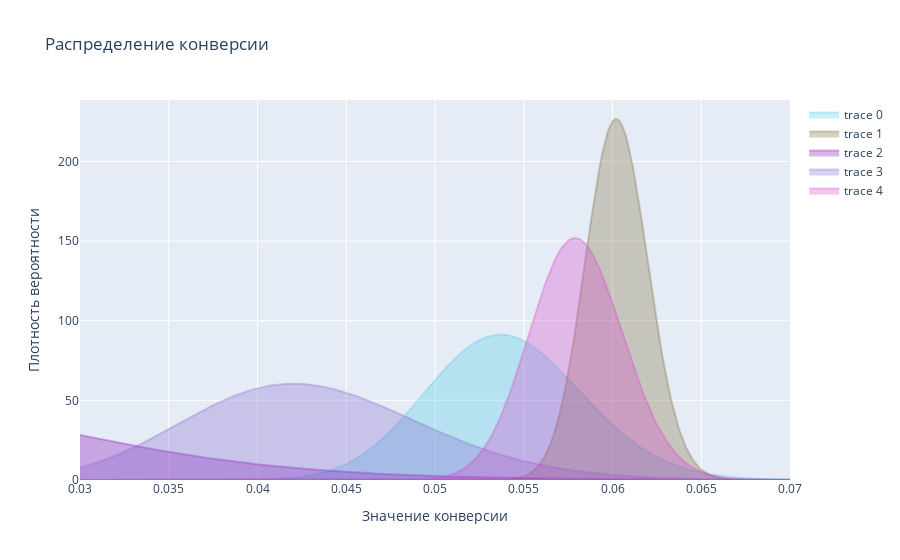

Write notebook code for a chart like this one.
### Markdown cell above
## Тестирование MAB

### Code cell
ts = tompson_sampling(data1)
ts.start_test(n = 30000,fast=True)

### Figure 1 — Plotly figure (JSON) as saved in the notebook; plotly's stock layout.template omitted (floating-point values rounded to 4 significant figures; data arrays with more than 128 entries replaced by an {"elided": "..."} marker saying what was removed)
{"data": [{"fill": "tozeroy", "fillcolor": "rgba(73,197,225,.3)", "marker": {"color": "rgba(73,197,225,.3)"}, "type": "scatter", "x": {"elided": "401 float values"}, "y": {"elided": "401 float values"}}, {"fill": "tozeroy", "fillcolor": "rgba(124,105,57,.3)", "marker": {"color": "rgba(124,105,57,.3)"}, "type": "scatter", "x": {"elided": "401 float values"}, "y": {"elided": "401 float values"}}, {"fill": "tozeroy", "fillcolor": "rgba(134,6,183,.3)", "marker": {"color": "rgba(134,6,183,.3)"}, "type": "scatter", "x": {"elided": "401 float values"}, "y": {"elided": "401 float values"}}, {"fill": "tozeroy", "fillcolor": "rgba(130,100,201,.3)", "marker": {"color": "rgba(130,100,201,.3)"}, "type": "scatter", "x": {"elided": "401 float values"}, "y": {"elided": "401 float values"}}, {"fill": "tozeroy", "fillcolor": "rgba(214,66,198,.3)", "marker": {"color": "rgba(214,66,198,.3)"}, "type": "scatter", "x": {"elided": "401 float values"}, "y": {"elided": "401 float values"}}], "layout": {"title": {"text": "Распределение конверсии"}, "xaxis": {"title": {"text": "Значение конверсии"}}, "yaxis": {"title": {"text": "Плотность вероятности"}}}}
